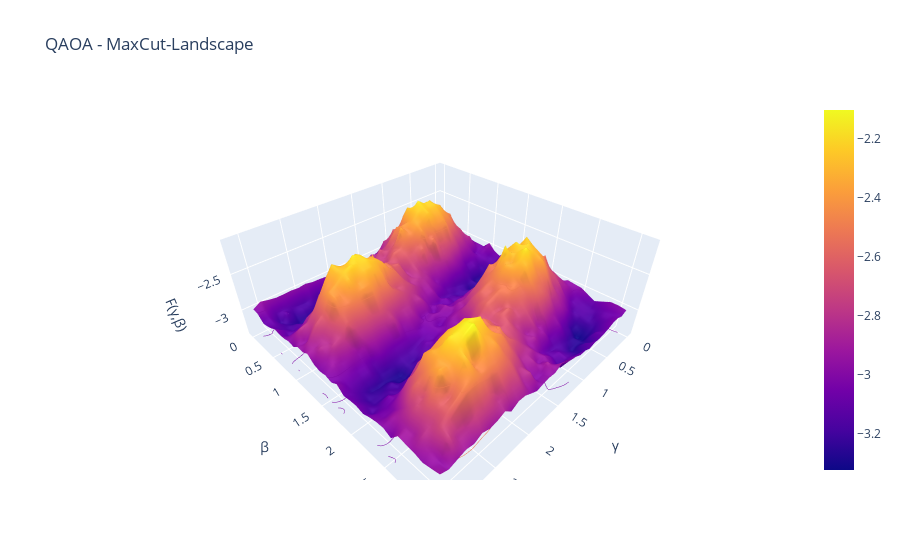

Notebook code for this chart:
### Code cell
# Plot landscape in 3D 
fig = go.Figure(data=go.Surface(z=landscape, x=a_gamma, y=b_beta))

fig.update_traces(contours_z=dict(show=True, usecolormap=True, highlightcolor='limegreen', project_z=True))


fig.update_layout(title="QAOA - MaxCut-Landscape", scene=dict(
    xaxis_title="γ",
    yaxis_title="β",
    zaxis_title="F(γ,β)"
))

### Figure 1 — Plotly figure (JSON) as saved in the notebook; plotly's stock layout.template omitted (floating-point values rounded to 4 significant figures; data arrays with more than 128 entries replaced by an {"elided": "..."} marker saying what was removed)
{"data": [{"contours": {"z": {"highlightcolor": "limegreen", "project": {"z": true}, "show": true, "usecolormap": true}}, "type": "surface", "x": {"elided": "32x32 float values"}, "y": {"elided": "32x32 float values"}, "z": {"elided": "32x32 float values"}}], "layout": {"scene": {"xaxis": {"title": {"text": "γ"}}, "yaxis": {"title": {"text": "β"}}, "zaxis": {"title": {"text": "F(γ,β)"}}}, "title": {"text": "QAOA - MaxCut-Landscape"}}}
